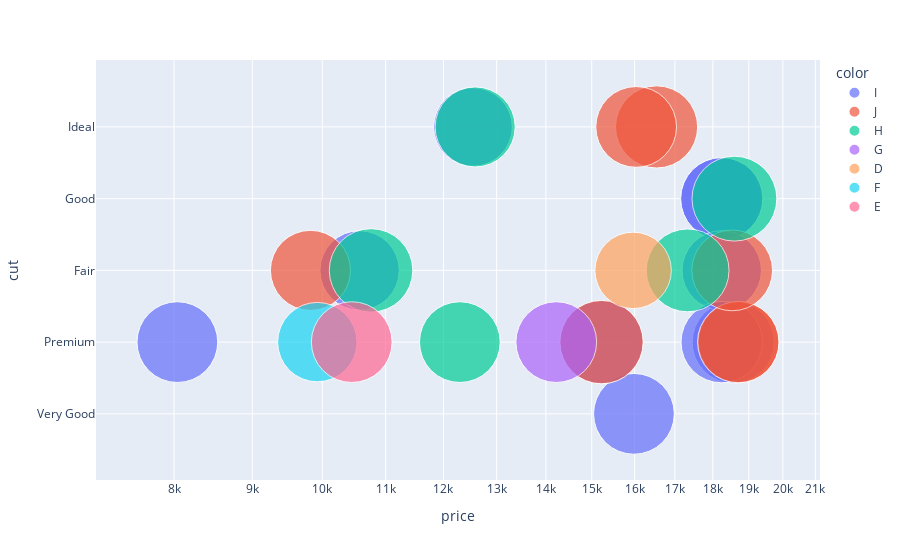

Notebook code for this chart:
### Markdown cell above
Carat>3

### Code cell
fig = px.scatter(diamonds.query("carat>3"), x="price", y="cut", size="table", color="color",
           hover_name="Potential Client", log_x=True, size_max=60)
fig.show()

### Figure 1 — Plotly figure (JSON) as saved in the notebook; plotly's stock layout.template omitted (floating-point values rounded to 4 significant figures)
{"data": [{"hovertemplate": "<b>%{hovertext}</b><br><br>color=I<br>price=%{x}<br>cut=%{y}<br>table=%{marker.size}<extra></extra>", "hovertext": ["Common", "Common", "Common", "Common", "Common", "Common", "Common", "Common", "Common", "Common"], "legendgroup": "I", "marker": {"color": "#636efa", "size": [58, 61, 56, 60, 60, 60, 58, 55, 56, 59], "sizemode": "area", "sizeref": 0.01778, "symbol": "circle"}, "mode": "markers", "name": "I", "orientation": "h", "showlegend": true, "type": "scatter", "x": [15984, 15223, 10577, 18242, 18559, 18242, 8040, 12545, 18242, 18242], "xaxis": "x", "y": ["Very Good", "Premium", "Fair", "Good", "Premium", "Good", "Premium", "Ideal", "Fair", "Premium"], "yaxis": "y"}, {"hovertemplate": "<b>%{hovertext}</b><br><br>color=J<br>price=%{x}<br>cut=%{y}<br>table=%{marker.size}<extra></extra>", "hovertext": ["Common", "Common", "Common", "Common", "Common", "Common", "Common"], "legendgroup": "J", "marker": {"color": "#EF553B", "size": [58, 60, 58, 57, 59, 62, 58], "sizemode": "area", "sizeref": 0.01778, "symbol": "circle"}, "mode": "markers", "name": "J", "orientation": "h", "showlegend": true, "type": "scatter", "x": [18710, 16538, 16037, 9823, 18701, 15223, 18531], "xaxis": "x", "y": ["Premium", "Ideal", "Ideal", "Fair", "Premium", "Premium", "Fair"], "yaxis": "y"}, {"hovertemplate": "<b>%{hovertext}</b><br><br>color=H<br>price=%{x}<br>cut=%{y}<br>table=%{marker.size}<extra></extra>", "hovertext": ["Common", "Common", "Common", "Common", "Common"], "legendgroup": "H", "marker": {"color": "#00cc96", "size": [62, 58, 64, 61, 57], "sizemode": "area", "sizeref": 0.01778, "symbol": "circle"}, "mode": "markers", "name": "H", "orientation": "h", "showlegend": true, "type": "scatter", "x": [10761, 12300, 18593, 17329, 12587], "xaxis": "x", "y": ["Fair", "Premium", "Good", "Fair", "Ideal"], "yaxis": "y"}, {"hovertemplate": "<b>%{hovertext}</b><br><br>color=G<br>price=%{x}<br>cut=%{y}<br>table=%{marker.size}<extra></extra>", "hovertext": ["Common"], "legendgroup": "G", "marker": {"color": "#ab63fa", "size": [58], "sizemode": "area", "sizeref": 0.01778, "symbol": "circle"}, "mode": "markers", "name": "G", "orientation": "h", "showlegend": true, "type": "scatter", "x": [14220], "xaxis": "x", "y": ["Premium"], "yaxis": "y"}, {"hovertemplate": "<b>%{hovertext}</b><br><br>color=D<br>price=%{x}<br>cut=%{y}<br>table=%{marker.size}<extra></extra>", "hovertext": ["Common"], "legendgroup": "D", "marker": {"color": "#FFA15A", "size": [52], "sizemode": "area", "sizeref": 0.01778, "symbol": "circle"}, "mode": "markers", "name": "D", "orientation": "h", "showlegend": true, "type": "scatter", "x": [15964], "xaxis": "x", "y": ["Fair"], "yaxis": "y"}, {"hovertemplate": "<b>%{hovertext}</b><br><br>color=F<br>price=%{x}<br>cut=%{y}<br>table=%{marker.size}<extra></extra>", "hovertext": ["Common"], "legendgroup": "F", "marker": {"color": "#19d3f3", "size": [56], "sizemode": "area", "sizeref": 0.01778, "symbol": "circle"}, "mode": "markers", "name": "F", "orientation": "h", "showlegend": true, "type": "scatter", "x": [9925], "xaxis": "x", "y": ["Premium"], "yaxis": "y"}, {"hovertemplate": "<b>%{hovertext}</b><br><br>color=E<br>price=%{x}<br>cut=%{y}<br>table=%{marker.size}<extra></extra>", "hovertext": ["Common"], "legendgroup": "E", "marker": {"color": "#FF6692", "size": [58], "sizemode": "area", "sizeref": 0.01778, "symbol": "circle"}, "mode": "markers", "name": "E", "orientation": "h", "showlegend": true, "type": "scatter", "x": [10453], "xaxis": "x", "y": ["Premium"], "yaxis": "y"}], "layout": {"legend": {"itemsizing": "constant", "title": {"text": "color"}, "tracegroupgap": 0}, "margin": {"t": 60}, "xaxis": {"anchor": "y", "domain": [0, 1], "title": {"text": "price"}, "type": "log"}, "yaxis": {"anchor": "x", "domain": [0, 1], "title": {"text": "cut"}}}}
